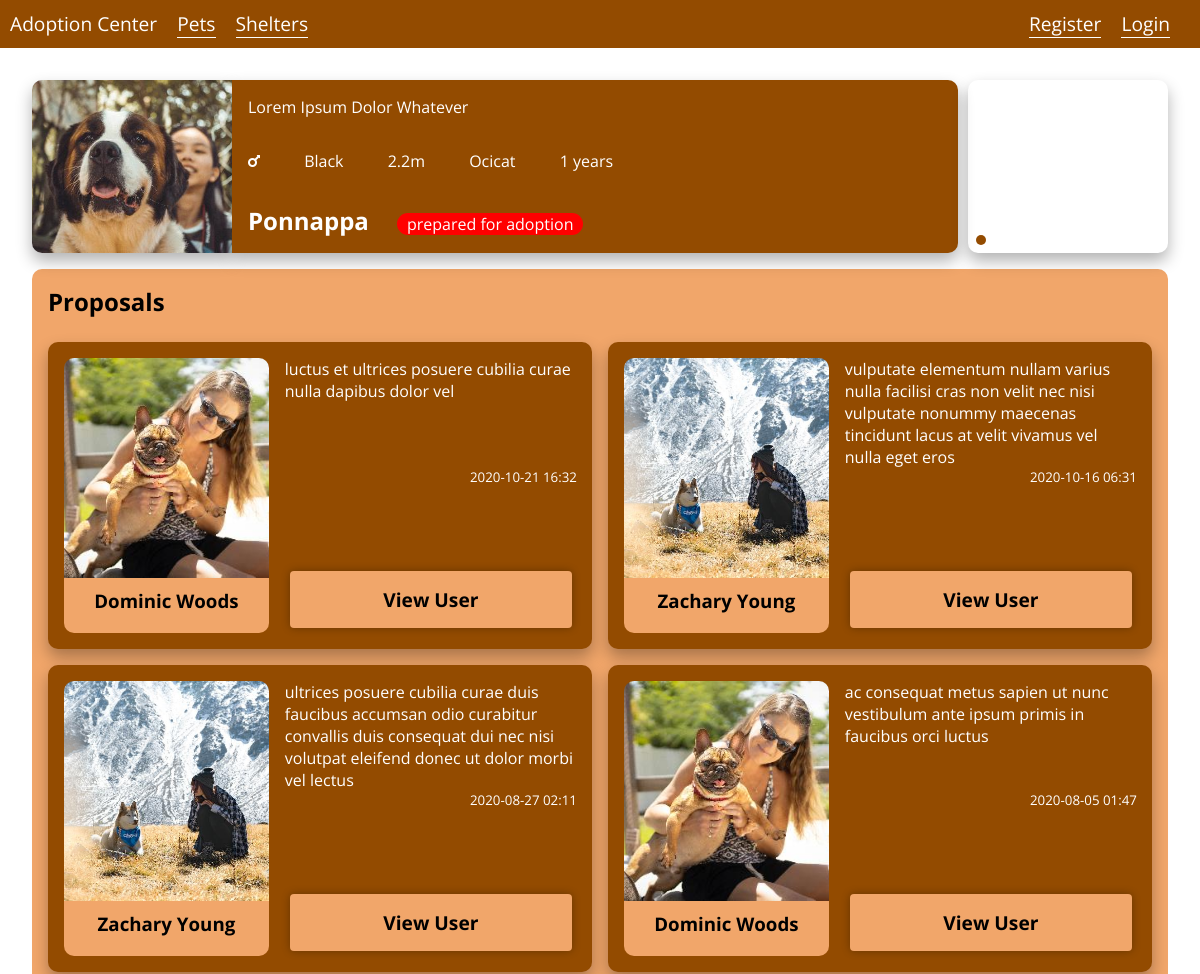
Page /pet_detail.php?id=2 (upper part) on the earlier database version.
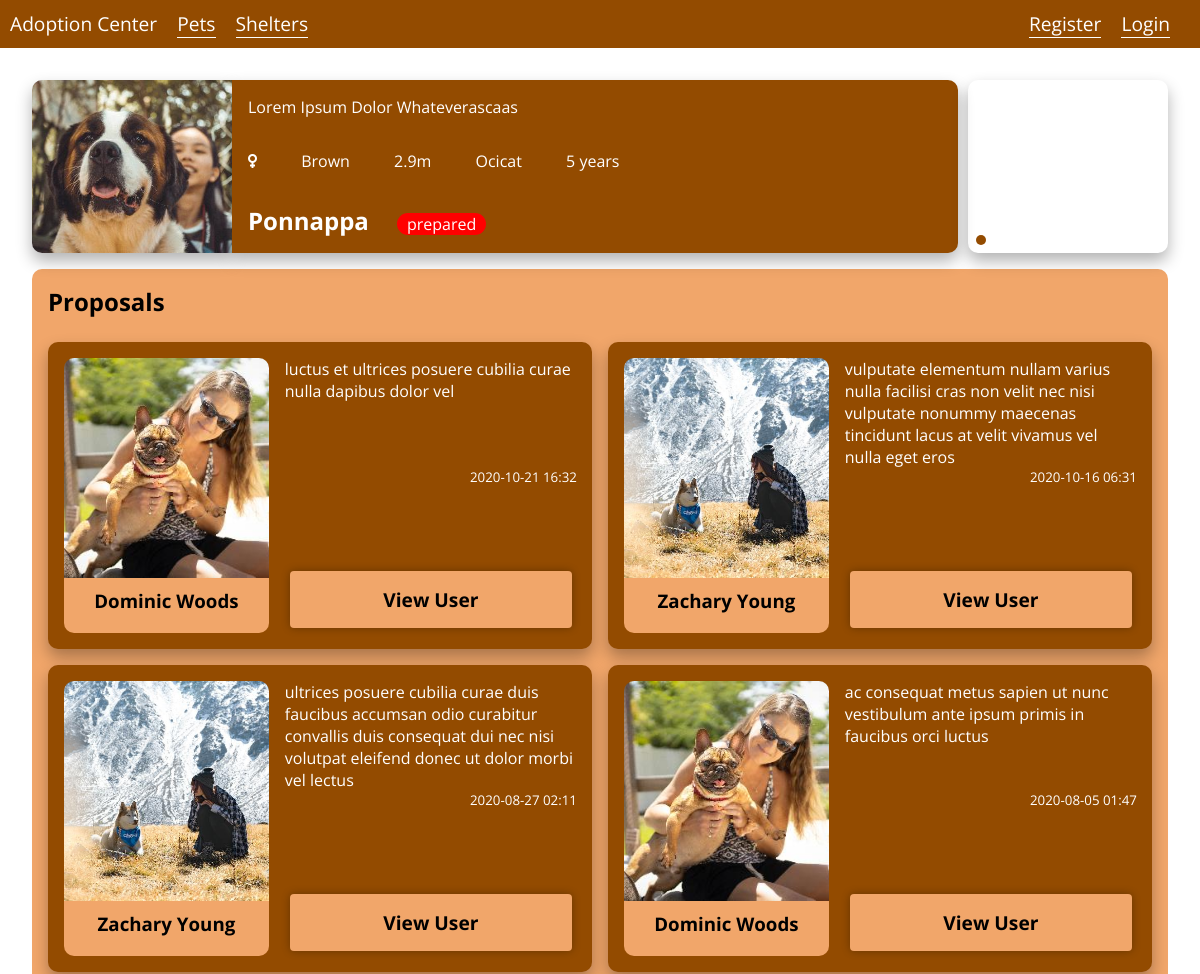
Same page on the later database version.
### tables this page shows
CREATE TABLE Pets (
  pet_id    INTEGER PRIMARY KEY,
  name      VARCHAR,
  species   VARCHAR,
  size      FLOAT,
  color     VARCHAR,
  gender    INTEGER, -- (0 for male),
  info      VARCHAR,
  age       INTEGER,
  location  VARCHAR,
  state     VARCHAR -- Pets can be in several states (being prepared for adoption, prepared, proposal accepted, delivered, …).
);

### pet_detail.php (called while the page is built, shortened)
<?php
include_once('database/connection.php');
include_once('database/pets.php');
$pet = getPetByID($_GET['id']);
$proposals = getPetProposals($_GET['id']);
include('templates/common/header.php');
include('templates/common/navigation_bar.php');
include('templates/pets/pet_detail.php');
include('templates/common/footer.php');

### database/pets.php (called while the page is built, shortened)
<?php
function getPetProposals($petID) {
    global $db;
    if ($stmt = $db->prepare('
            SELECT *
            FROM ProposalsUser, Users
            WHERE pet_id = :id
            AND Users.user_id = ProposalsUser.user_id
            ORDER BY date DESC')
    ) {
        $stmt->bindParam(':id', $petID);
        $stmt->execute();
        return $stmt->fetchAll();
    }
    else {
        printf('errno: %d, error: %s', $db->errorCode(), $db->errorInfo()[2]);
        die;
    }
}
function getPetByID($petID) {
    global $db;
    if ($stmt = $db->prepare('SELECT * FROM Pets WHERE pet_id = :id')) {
        $stmt->bindParam(':id', $petID);
        $stmt->execute();
        return $stmt->fetch();
    }
    else {
        printf('errno: %d, error: %s', $db->errorCode(), $db->errorInfo()[2]);
        die;
    }
}
function getImageByPetId($petID){
    global $db;
    if ($stmt = $db->prepare('SELECT * FROM Pets_Images WHERE pet_id = :id')) {
        $stmt->bindParam(':id', $petID);
        $stmt->execute();
        return $stmt->fetch()[0];
    }
    else {
        printf('errno: %d, error: %s', $db->errorCode(), $db->errorInfo()[2]);
        die;
    }
}

### templates/pets/pet_detail.php (the view, shortened to what this page needs)
<div class="page-content" id="pet-profile" >
    <div class="pet-bio">
        <a class="pet-image" style="background-image: url('database/images/pets/thumbs_medium/<?= getImageByPetId($_GET['id']) ?>.jpg')">
        </a>
        <section class="pet-info">
            <div id="title">
                <h2><?= $pet['name'] ?></h2>
                <span><?= $pet['state'] ?></span>
            </div>
            <div id="pet-details">
                <?php
                if ($pet['gender'] == 0)
                    echo '<i class="fas fa-mars"></i>';
                else
                    echo '<i class="fas fa-venus"></i>';
                ?>
                <span><?= $pet['color'] ?></span>
                <span><?= $pet['size'] ?>m</span>
                <span><?= $pet['species'] ?></span>
                <span><?= $pet['age'] . ' years' ?></span>
            </div>
            <p><?= $pet['info'] ?></p>
        </section>
        <?php
        if ($owner[1] == 'user') {
            echo '<a id="owner-info" href="user_profile.php?id=' . $owner[0] . '">';
            echo "<div class=\"img\" style=\"background-image: url('database/images/users/profile/thumbs_medium/" . $owner[0] . ".jpg')\"> </div>
                  <p>" . getUserByID($owner[0])['name'] . '</p>
                  </a>';
        }
        else {
            echo '<a id="owner-info" href="shelter_profile.php?id=' . $owner[0] . '">';
            echo "<div class=\"img\" style=\"background-image: url('database/images/shelters/profile/thumbs_medium/" . $owner[0] . ".jpg')\"></div>
                  <p>" . getShelterByID($owner[0])['name'] . '</p>
                  </a>';
        }
        ?>
    </div>
    <section id="proposals">
        <h2>Proposals</h2>
        <div class="grid-list">
            <?php foreach ($proposals as $proposal) { ?>
                <article class="adoption-proposal">
                    <div class="img" style="background-image: url('database/images/users/profile/thumbs_medium/<?= $proposal['user_id'] ?>.jpg"></div>
                    <h3><?= $proposal['name'] ?></h3>
                    <div class="user-details">
                        <p><?= $proposal['text'] ?></p>
                        <small><?= date("Y-m-d H:i", substr($proposal['date'], 0, 10)) ?></small>
                        <a href="user_profile.php?id=<?= $proposal['user_id'] ?>" class="button">View User</a>
                    </div>
                </article>
            <?php } ?>
        </div>
    </section>
</div>

Differences in the rows shown:
changed pets "Ponnappa": state "prepared for adoption" → "prepared"; gender 0 → 1 (drawn); color "Black" → "Brown"; size "2.2" → "2.9"; age "1" → "5"; info "Lorem Ipsum Dolor Whatever" → "Lorem Ipsum Dolor Whateverascaas"
